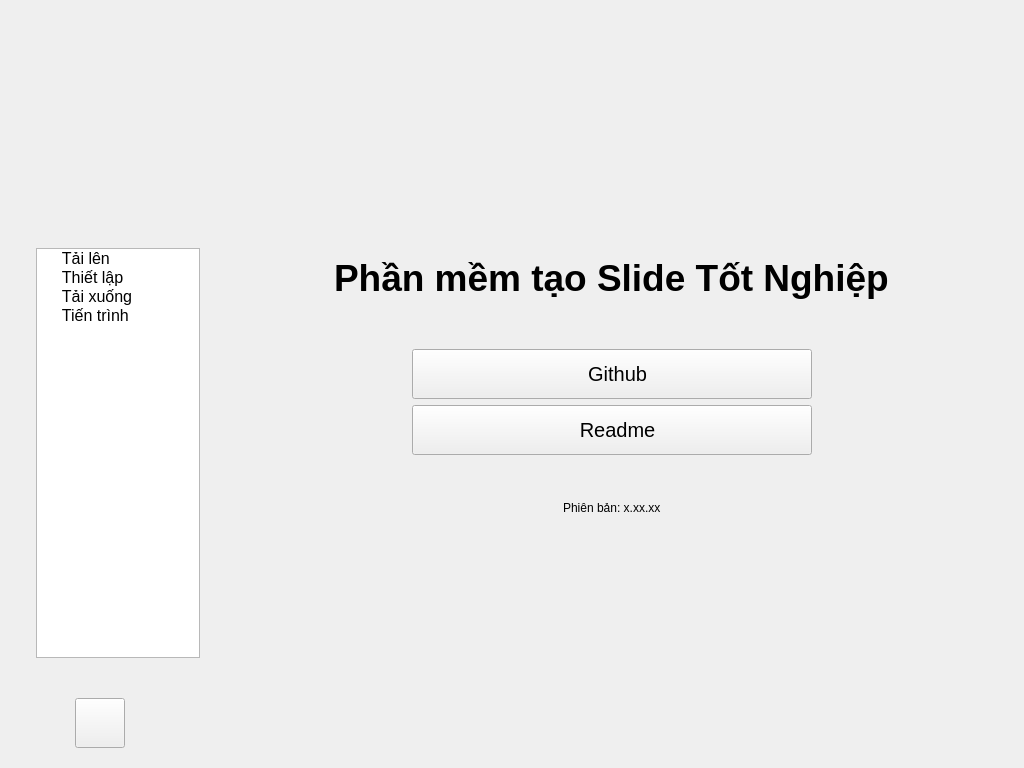
<?xml version="1.0" encoding="UTF-8"?>
<ui version="4.0">
 <class>MainWindow</class>
 <widget class="QMainWindow" name="MainWindow">
  <property name="geometry">
   <rect>
    <x>0</x>
    <y>0</y>
    <width>1024</width>
    <height>768</height>
   </rect>
  </property>
  <property name="minimumSize">
   <size>
    <width>1024</width>
    <height>768</height>
   </size>
  </property>
  <property name="maximumSize">
   <size>
    <width>1024</width>
    <height>768</height>
   </size>
  </property>
  <property name="styleSheet">
   <string notr="true">QMainWindow {
	padding: 0px;	
	margin: 0px;
	border: 0px;
}</string>
  </property>
  <widget class="QWidget" name="centralwidget">
   <layout class="QHBoxLayout" name="horizontalLayout">
    <property name="spacing">
     <number>0</number>
    </property>
    <property name="leftMargin">
     <number>0</number>
    </property>
    <property name="topMargin">
     <number>0</number>
    </property>
    <property name="rightMargin">
     <number>0</number>
    </property>
    <property name="bottomMargin">
     <number>0</number>
    </property>
    <item>
     <widget class="QWidget" name="sidebarContainer" native="true">
      <property name="minimumSize">
       <size>
        <width>200</width>
        <height>0</height>
       </size>
      </property>
      <property name="maximumSize">
       <size>
        <width>164</width>
        <height>16777215</height>
       </size>
      </property>
      <layout class="QVBoxLayout" name="verticalLayout">
       <property name="spacing">
        <number>0</number>
       </property>
       <property name="leftMargin">
        <number>0</number>
       </property>
       <property name="topMargin">
        <number>0</number>
       </property>
       <property name="rightMargin">
        <number>0</number>
       </property>
       <property name="bottomMargin">
        <number>0</number>
       </property>
       <item>
        <spacer name="verticalSpacer">
         <property name="orientation">
          <enum>Qt::Vertical</enum>
         </property>
         <property name="sizeType">
          <enum>QSizePolicy::Fixed</enum>
         </property>
         <property name="sizeHint" stdset="0">
          <size>
           <width>20</width>
           <height>40</height>
          </size>
         </property>
        </spacer>
       </item>
       <item alignment="Qt::AlignHCenter">
        <widget class="QLabel" name="label">
         <property name="sizePolicy">
          <sizepolicy hsizetype="Preferred" vsizetype="Preferred">
           <horstretch>0</horstretch>
           <verstretch>0</verstretch>
          </sizepolicy>
         </property>
         <property name="minimumSize">
          <size>
           <width>128</width>
           <height>128</height>
          </size>
         </property>
         <property name="maximumSize">
          <size>
           <width>128</width>
           <height>128</height>
          </size>
         </property>
         <property name="text">
          <string/>
         </property>
         <property name="pixmap">
          <pixmap resource="../Resource/Main.qrc">:/Icon/Icon/UET-logo.png</pixmap>
         </property>
         <property name="scaledContents">
          <bool>true</bool>
         </property>
         <property name="indent">
          <number>0</number>
         </property>
        </widget>
       </item>
       <item>
        <spacer name="verticalSpacer_2">
         <property name="orientation">
          <enum>Qt::Vertical</enum>
         </property>
         <property name="sizeType">
          <enum>QSizePolicy::Fixed</enum>
         </property>
         <property name="sizeHint" stdset="0">
          <size>
           <width>20</width>
           <height>80</height>
          </size>
         </property>
        </spacer>
       </item>
       <item alignment="Qt::AlignRight">
        <widget class="QListWidget" name="listWidget">
         <property name="maximumSize">
          <size>
           <width>164</width>
           <height>16777215</height>
          </size>
         </property>
         <property name="iconSize">
          <size>
           <width>32</width>
           <height>32</height>
          </size>
         </property>
         <property name="resizeMode">
          <enum>QListView::Adjust</enum>
         </property>
         <property name="viewMode">
          <enum>QListView::ListMode</enum>
         </property>
         <item>
          <property name="text">
           <string>     Tải lên</string>
          </property>
          <property name="font">
           <font>
            <pointsize>12</pointsize>
           </font>
          </property>
          <property name="icon">
           <iconset resource="../Resource/Main.qrc">
            <normaloff>:/Icon/Icon/upload.png</normaloff>
            <selectedoff>:/Icon/Icon/upload-selected.png</selectedoff>
            <selectedon>:/Icon/Icon/upload-selected.png</selectedon>:/Icon/Icon/upload.png</iconset>
          </property>
         </item>
         <item>
          <property name="text">
           <string>     Thiết lập</string>
          </property>
          <property name="font">
           <font>
            <pointsize>12</pointsize>
           </font>
          </property>
          <property name="icon">
           <iconset resource="../Resource/Main.qrc">
            <normaloff>:/Icon/Icon/setting.png</normaloff>
            <selectedoff>:/Icon/Icon/setting-selected.png</selectedoff>:/Icon/Icon/setting.png</iconset>
          </property>
         </item>
         <item>
          <property name="text">
           <string>     Tải xuống</string>
          </property>
          <property name="font">
           <font>
            <pointsize>12</pointsize>
           </font>
          </property>
          <property name="icon">
           <iconset resource="../Resource/Main.qrc">
            <normaloff>:/Icon/Icon/download.png</normaloff>
            <selectedoff>:/Icon/Icon/download-selected.png</selectedoff>:/Icon/Icon/download.png</iconset>
          </property>
         </item>
         <item>
          <property name="text">
           <string>     Tiến trình</string>
          </property>
          <property name="font">
           <font>
            <pointsize>12</pointsize>
           </font>
          </property>
          <property name="icon">
           <iconset resource="../Resource/Main.qrc">
            <normaloff>:/Icon/Icon/process.png</normaloff>
            <selectedoff>:/Icon/Icon/process-selected.png</selectedoff>:/Icon/Icon/process.png</iconset>
          </property>
         </item>
        </widget>
       </item>
       <item>
        <spacer name="verticalSpacer_4">
         <property name="orientation">
          <enum>Qt::Vertical</enum>
         </property>
         <property name="sizeType">
          <enum>QSizePolicy::Fixed</enum>
         </property>
         <property name="sizeHint" stdset="0">
          <size>
           <width>20</width>
           <height>40</height>
          </size>
         </property>
        </spacer>
       </item>
       <item alignment="Qt::AlignHCenter">
        <widget class="QPushButton" name="about">
         <property name="enabled">
          <bool>true</bool>
         </property>
         <property name="minimumSize">
          <size>
           <width>50</width>
           <height>50</height>
          </size>
         </property>
         <property name="maximumSize">
          <size>
           <width>50</width>
           <height>50</height>
          </size>
         </property>
         <property name="text">
          <string/>
         </property>
         <property name="icon">
          <iconset resource="../Resource/Main.qrc">
           <normaloff>:/Icon/Icon/about.png</normaloff>
           <selectedoff>:/Icon/Icon/about-selected.png</selectedoff>:/Icon/Icon/about.png</iconset>
         </property>
         <property name="iconSize">
          <size>
           <width>32</width>
           <height>32</height>
          </size>
         </property>
        </widget>
       </item>
       <item>
        <spacer name="verticalSpacer_3">
         <property name="orientation">
          <enum>Qt::Vertical</enum>
         </property>
         <property name="sizeType">
          <enum>QSizePolicy::Fixed</enum>
         </property>
         <property name="sizeHint" stdset="0">
          <size>
           <width>20</width>
           <height>20</height>
          </size>
         </property>
        </spacer>
       </item>
      </layout>
     </widget>
    </item>
    <item>
     <widget class="QWidget" name="mainMenu" native="true">
      <property name="focusPolicy">
       <enum>Qt::ClickFocus</enum>
      </property>
      <layout class="QVBoxLayout" name="verticalLayout_6">
       <item alignment="Qt::AlignHCenter|Qt::AlignVCenter">
        <widget class="QStackedWidget" name="stackedWidget">
         <property name="minimumSize">
          <size>
           <width>600</width>
           <height>400</height>
          </size>
         </property>
         <property name="maximumSize">
          <size>
           <width>600</width>
           <height>400</height>
          </size>
         </property>
         <property name="currentIndex">
          <number>4</number>
         </property>
         <widget class="QWidget" name="input">
          <property name="minimumSize">
           <size>
            <width>600</width>
            <height>400</height>
           </size>
          </property>
          <property name="maximumSize">
           <size>
            <width>600</width>
            <height>400</height>
           </size>
          </property>
          <layout class="QVBoxLayout" name="verticalLayout_5">
           <item>
            <layout class="QVBoxLayout" name="verticalLayout_4">
             <property name="spacing">
              <number>0</number>
             </property>
             <item>
              <layout class="QVBoxLayout" name="verticalLayout_3">
               <item>
                <widget class="QLabel" name="label_13">
                 <property name="maximumSize">
                  <size>
                   <width>16777215</width>
                   <height>40</height>
                  </size>
                 </property>
                 <property name="font">
                  <font>
                   <pointsize>12</pointsize>
                   <bold>true</bold>
                  </font>
                 </property>
                 <property name="text">
                  <string>Chọn danh sách sinh viên (.csv)</string>
                 </property>
                </widget>
               </item>
               <item>
                <spacer name="verticalSpacer_6">
                 <property name="orientation">
                  <enum>Qt::Vertical</enum>
                 </property>
                 <property name="sizeType">
                  <enum>QSizePolicy::Fixed</enum>
                 </property>
                 <property name="sizeHint" stdset="0">
                  <size>
                   <width>20</width>
                   <height>10</height>
                  </size>
                 </property>
                </spacer>
               </item>
               <item>
                <layout class="QHBoxLayout" name="horizontalLayout_3">
                 <property name="spacing">
                  <number>0</number>
                 </property>
                 <item>
                  <widget class="QLineEdit" name="lineEdit_5">
                   <property name="minimumSize">
                    <size>
                     <width>0</width>
                     <height>40</height>
                    </size>
                   </property>
                   <property name="maximumSize">
                    <size>
                     <width>16777215</width>
                     <height>40</height>
                    </size>
                   </property>
                   <property name="font">
                    <font>
                     <pointsize>12</pointsize>
                    </font>
                   </property>
                  </widget>
                 </item>
                 <item>
                  <widget class="QPushButton" name="pushButton_5">
                   <property name="minimumSize">
                    <size>
                     <width>0</width>
                     <height>40</height>
                    </size>
                   </property>
                   <property name="maximumSize">
                    <size>
                     <width>16777215</width>
                     <height>40</height>
                    </size>
                   </property>
                   <property name="font">
                    <font>
                     <pointsize>12</pointsize>
                    </font>
                   </property>
                   <property name="text">
                    <string> Duyệt</string>
                   </property>
                   <property name="icon">
                    <iconset resource="../Resource/Main.qrc">
                     <normaloff>:/Icon/Icon/search.png</normaloff>
                     <selectedoff>:/Icon/Icon/search-selected.png</selectedoff>:/Icon/Icon/search.png</iconset>
                   </property>
                   <property name="buttonGroup" stdset="0">
                    <string>browse</string>
                   </property>
                  </widget>
                 </item>
                </layout>
               </item>
              </layout>
             </item>
             <item>
              <spacer name="verticalSpacer_5">
               <property name="orientation">
                <enum>Qt::Vertical</enum>
               </property>
               <property name="sizeType">
                <enum>QSizePolicy::Fixed</enum>
               </property>
               <property name="sizeHint" stdset="0">
                <size>
                 <width>20</width>
                 <height>100</height>
                </size>
               </property>
              </spacer>
             </item>
             <item>
              <layout class="QVBoxLayout" name="verticalLayout_2">
               <item>
                <widget class="QLabel" name="label_6">
                 <property name="maximumSize">
                  <size>
                   <width>16777215</width>
                   <height>40</height>
                  </size>
                 </property>
                 <property name="font">
                  <font>
                   <pointsize>12</pointsize>
                   <bold>true</bold>
                  </font>
                 </property>
                 <property name="text">
                  <string>Chọn file mẫu PowerPont (.pptx)</string>
                 </property>
                </widget>
               </item>
               <item>
                <spacer name="verticalSpacer_7">
                 <property name="orientation">
                  <enum>Qt::Vertical</enum>
                 </property>
                 <property name="sizeType">
                  <enum>QSizePolicy::Fixed</enum>
                 </property>
                 <property name="sizeHint" stdset="0">
                  <size>
                   <width>20</width>
                   <height>10</height>
                  </size>
                 </property>
                </spacer>
               </item>
               <item>
                <layout class="QHBoxLayout" name="horizontalLayout_2">
                 <property name="spacing">
                  <number>0</number>
                 </property>
                 <item>
                  <widget class="QLineEdit" name="lineEdit">
                   <property name="minimumSize">
                    <size>
                     <width>0</width>
                     <height>40</height>
                    </size>
                   </property>
                   <property name="maximumSize">
                    <size>
                     <width>16777215</width>
                     <height>40</height>
                    </size>
                   </property>
                   <property name="font">
                    <font>
                     <pointsize>12</pointsize>
                    </font>
                   </property>
                  </widget>
                 </item>
                 <item>
                  <widget class="QPushButton" name="pushButton_2">
                   <property name="minimumSize">
                    <size>
                     <width>0</width>
                     <height>40</height>
                    </size>
                   </property>
                   <property name="maximumSize">
                    <size>
                     <width>16777215</width>
                     <height>40</height>
                    </size>
                   </property>
                   <property name="font">
                    <font>
                     <pointsize>12</pointsize>
                    </font>
                   </property>
                   <property name="text">
                    <string> Duyệt</string>
                   </property>
                   <property name="icon">
                    <iconset resource="../Resource/Main.qrc">
                     <normaloff>:/Icon/Icon/search.png</normaloff>
                     <selectedoff>:/Icon/Icon/search-selected.png</selectedoff>:/Icon/Icon/search.png</iconset>
                   </property>
                   <property name="buttonGroup" stdset="0">
                    <string>browse</string>
                   </property>
                  </widget>
                 </item>
                </layout>
               </item>
              </layout>
             </item>
            </layout>
           </item>
          </layout>
         </widget>
         <widget class="QWidget" name="download">
          <property name="maximumSize">
           <size>
            <width>600</width>
            <height>400</height>
           </size>
          </property>
          <layout class="QVBoxLayout" name="verticalLayout_7">
           <item>
            <layout class="QVBoxLayout" name="verticalLayout_8">
             <item>
              <spacer name="verticalSpacer_8">
               <property name="orientation">
                <enum>Qt::Vertical</enum>
               </property>
               <property name="sizeType">
                <enum>QSizePolicy::Fixed</enum>
               </property>
               <property name="sizeHint" stdset="0">
                <size>
                 <width>20</width>
                 <height>20</height>
                </size>
               </property>
              </spacer>
             </item>
             <item>
              <widget class="QLabel" name="label_2">
               <property name="minimumSize">
                <size>
                 <width>0</width>
                 <height>40</height>
                </size>
               </property>
               <property name="maximumSize">
                <size>
                 <width>16777215</width>
                 <height>40</height>
                </size>
               </property>
               <property name="font">
                <font>
                 <pointsize>12</pointsize>
                 <bold>true</bold>
                </font>
               </property>
               <property name="text">
                <string>Chọn vị trí lưu</string>
               </property>
              </widget>
             </item>
             <item>
              <layout class="QHBoxLayout" name="horizontalLayout_4">
               <property name="spacing">
                <number>0</number>
               </property>
               <item>
                <widget class="QLineEdit" name="lineEdit_6">
                 <property name="minimumSize">
                  <size>
                   <width>0</width>
                   <height>40</height>
                  </size>
                 </property>
                 <property name="maximumSize">
                  <size>
                   <width>16777215</width>
                   <height>40</height>
                  </size>
                 </property>
                 <property name="font">
                  <font>
                   <pointsize>12</pointsize>
                  </font>
                 </property>
                </widget>
               </item>
               <item>
                <widget class="QPushButton" name="pushButton_6">
                 <property name="minimumSize">
                  <size>
                   <width>0</width>
                   <height>40</height>
                  </size>
                 </property>
                 <property name="maximumSize">
                  <size>
                   <width>16777215</width>
                   <height>40</height>
                  </size>
                 </property>
                 <property name="font">
                  <font>
                   <pointsize>12</pointsize>
                  </font>
                 </property>
                 <property name="text">
                  <string> Duyệt</string>
                 </property>
                 <property name="icon">
                  <iconset resource="../Resource/Main.qrc">
                   <normaloff>:/Icon/Icon/search.png</normaloff>
                   <selectedoff>:/Icon/Icon/search-selected.png</selectedoff>:/Icon/Icon/search.png</iconset>
                 </property>
                 <property name="buttonGroup" stdset="0">
                  <string>browse</string>
                 </property>
                </widget>
               </item>
              </layout>
             </item>
             <item>
              <spacer name="verticalSpacer_9">
               <property name="orientation">
                <enum>Qt::Vertical</enum>
               </property>
               <property name="sizeType">
                <enum>QSizePolicy::Fixed</enum>
               </property>
               <property name="sizeHint" stdset="0">
                <size>
                 <width>20</width>
                 <height>50</height>
                </size>
               </property>
              </spacer>
             </item>
             <item alignment="Qt::AlignHCenter">
              <widget class="QPushButton" name="start">
               <property name="minimumSize">
                <size>
                 <width>90</width>
                 <height>50</height>
                </size>
               </property>
               <property name="maximumSize">
                <size>
                 <width>90</width>
                 <height>50</height>
                </size>
               </property>
               <property name="font">
                <font>
                 <pointsize>12</pointsize>
                 <bold>true</bold>
                </font>
               </property>
               <property name="text">
                <string>Bắt Đầu</string>
               </property>
              </widget>
             </item>
             <item>
              <spacer name="verticalSpacer_10">
               <property name="orientation">
                <enum>Qt::Vertical</enum>
               </property>
               <property name="sizeType">
                <enum>QSizePolicy::Fixed</enum>
               </property>
               <property name="sizeHint" stdset="0">
                <size>
                 <width>20</width>
                 <height>20</height>
                </size>
               </property>
              </spacer>
             </item>
            </layout>
           </item>
          </layout>
         </widget>
         <widget class="QWidget" name="setting">
          <widget class="QLabel" name="label_4">
           <property name="geometry">
            <rect>
             <x>260</x>
             <y>120</y>
             <width>54</width>
             <height>17</height>
            </rect>
           </property>
           <property name="text">
            <string>setting</string>
           </property>
          </widget>
         </widget>
         <widget class="QWidget" name="process">
          <widget class="QLabel" name="label_3">
           <property name="geometry">
            <rect>
             <x>250</x>
             <y>100</y>
             <width>54</width>
             <height>17</height>
            </rect>
           </property>
           <property name="text">
            <string>process</string>
           </property>
          </widget>
         </widget>
         <widget class="QWidget" name="aboutpage">
          <layout class="QVBoxLayout" name="verticalLayout_10">
           <item>
            <layout class="QVBoxLayout" name="verticalLayout_9">
             <item>
              <spacer name="verticalSpacer_13">
               <property name="orientation">
                <enum>Qt::Vertical</enum>
               </property>
               <property name="sizeType">
                <enum>QSizePolicy::Fixed</enum>
               </property>
               <property name="sizeHint" stdset="0">
                <size>
                 <width>20</width>
                 <height>60</height>
                </size>
               </property>
              </spacer>
             </item>
             <item alignment="Qt::AlignHCenter">
              <widget class="QLabel" name="label_5">
               <property name="minimumSize">
                <size>
                 <width>0</width>
                 <height>50</height>
                </size>
               </property>
               <property name="maximumSize">
                <size>
                 <width>16777215</width>
                 <height>50</height>
                </size>
               </property>
               <property name="font">
                <font>
                 <pointsize>28</pointsize>
                 <bold>true</bold>
                </font>
               </property>
               <property name="text">
                <string>Phần mềm tạo Slide Tốt Nghiệp</string>
               </property>
              </widget>
             </item>
             <item>
              <spacer name="verticalSpacer_11">
               <property name="orientation">
                <enum>Qt::Vertical</enum>
               </property>
               <property name="sizeType">
                <enum>QSizePolicy::Fixed</enum>
               </property>
               <property name="sizeHint" stdset="0">
                <size>
                 <width>20</width>
                 <height>40</height>
                </size>
               </property>
              </spacer>
             </item>
             <item alignment="Qt::AlignHCenter">
              <widget class="QPushButton" name="pushButton">
               <property name="minimumSize">
                <size>
                 <width>400</width>
                 <height>50</height>
                </size>
               </property>
               <property name="maximumSize">
                <size>
                 <width>400</width>
                 <height>16777215</height>
                </size>
               </property>
               <property name="font">
                <font>
                 <pointsize>15</pointsize>
                </font>
               </property>
               <property name="text">
                <string>  Github</string>
               </property>
               <property name="icon">
                <iconset resource="../Resource/Main.qrc">
                 <normaloff>:/Icon/Icon/github-logo.png</normaloff>:/Icon/Icon/github-logo.png</iconset>
               </property>
               <property name="iconSize">
                <size>
                 <width>32</width>
                 <height>32</height>
                </size>
               </property>
               <property name="buttonGroup" stdset="0">
                <string>link</string>
               </property>
              </widget>
             </item>
             <item alignment="Qt::AlignHCenter">
              <widget class="QPushButton" name="pushButton_3">
               <property name="minimumSize">
                <size>
                 <width>400</width>
                 <height>50</height>
                </size>
               </property>
               <property name="maximumSize">
                <size>
                 <width>400</width>
                 <height>16777215</height>
                </size>
               </property>
               <property name="font">
                <font>
                 <pointsize>15</pointsize>
                </font>
               </property>
               <property name="text">
                <string>  Readme</string>
               </property>
               <property name="icon">
                <iconset resource="../Resource/Main.qrc">
                 <normaloff>:/Icon/Icon/readme.png</normaloff>:/Icon/Icon/readme.png</iconset>
               </property>
               <property name="iconSize">
                <size>
                 <width>32</width>
                 <height>32</height>
                </size>
               </property>
               <property name="buttonGroup" stdset="0">
                <string>link</string>
               </property>
              </widget>
             </item>
             <item>
              <spacer name="verticalSpacer_12">
               <property name="orientation">
                <enum>Qt::Vertical</enum>
               </property>
               <property name="sizeType">
                <enum>QSizePolicy::Fixed</enum>
               </property>
               <property name="sizeHint" stdset="0">
                <size>
                 <width>20</width>
                 <height>40</height>
                </size>
               </property>
              </spacer>
             </item>
             <item alignment="Qt::AlignHCenter">
              <widget class="QLabel" name="label_7">
               <property name="font">
                <font>
                 <pointsize>9</pointsize>
                </font>
               </property>
               <property name="text">
                <string>Phiên bản: x.xx.xx</string>
               </property>
              </widget>
             </item>
             <item>
              <spacer name="verticalSpacer_14">
               <property name="orientation">
                <enum>Qt::Vertical</enum>
               </property>
               <property name="sizeType">
                <enum>QSizePolicy::Fixed</enum>
               </property>
               <property name="sizeHint" stdset="0">
                <size>
                 <width>20</width>
                 <height>60</height>
                </size>
               </property>
              </spacer>
             </item>
            </layout>
           </item>
          </layout>
         </widget>
        </widget>
       </item>
      </layout>
     </widget>
    </item>
   </layout>
  </widget>
 </widget>
 <resources>
  <include location="../Resource/Main.qrc"/>
 </resources>
 <connections/>
</ui>
